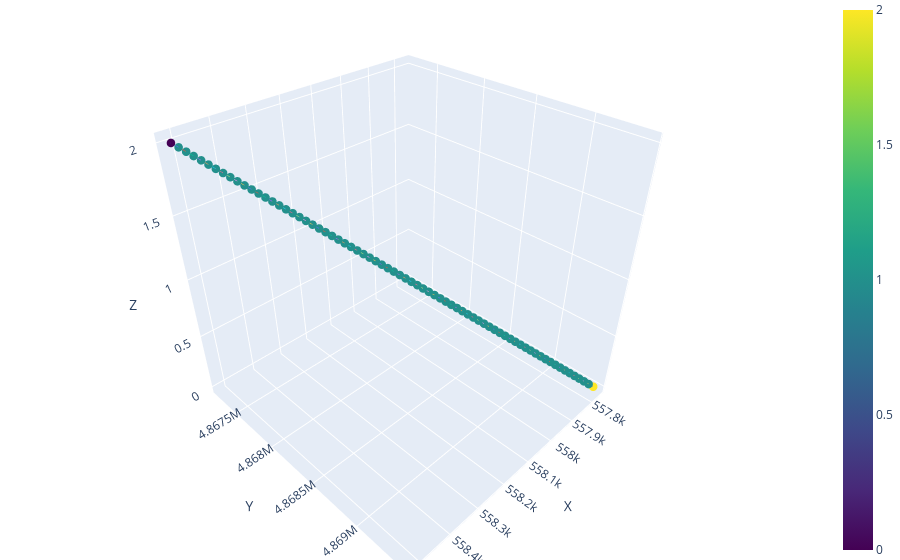

The notebook cell saved with this chart:
### Code cell
edges = pd.DataFrame({'from_id' : [0], 'to_id' : [1]})
nodes, edges = reset_node_ids(nodes, edges)
nodes, edges = densify_edges(nodes, edges, 70)
edges = conduit_lengths(nodes, edges)
edges['dz_dl'] = (edges.z_1 - edges.z_0)/edges.length
plot_3D_network(nodes, edges, node_color = 'type', edge_color = 'dz_dl')

### Figure 1 — Plotly figure (JSON) as saved in the notebook; plotly's stock layout.template omitted (floating-point values rounded to 4 significant figures)
{"data": [{"line": {"color": -0.0008585, "colorscale": [[0, "#440154"], [0.1111, "#482878"], [0.2222, "#3e4989"], [0.3333, "#31688e"], [0.4444, "#26828e"], [0.5556, "#1f9e89"], [0.6667, "#35b779"], [0.7778, "#6ece58"], [0.8889, "#b5de2b"], [1, "#fde725"]], "width": 1}, "mode": "lines", "showlegend": false, "type": "scatter3d", "x": [558515, 558500.0], "y": [4867230, 4867000.0], "z": [2, 1.972]}, {"line": {"color": -0.0008585, "colorscale": [[0, "#440154"], [0.1111, "#482878"], [0.2222, "#3e4989"], [0.3333, "#31688e"], [0.4444, "#26828e"], [0.5556, "#1f9e89"], [0.6667, "#35b779"], [0.7778, "#6ece58"], [0.8889, "#b5de2b"], [1, "#fde725"]], "width": 1}, "mode": "lines", "showlegend": false, "type": "scatter3d", "x": [558500.0, 558500.0], "y": [4867000.0, 4867000.0], "z": [1.972, 1.944]}, {"line": {"color": -0.0008585, "colorscale": [[0, "#440154"], [0.1111, "#482878"], [0.2222, "#3e4989"], [0.3333, "#31688e"], [0.4444, "#26828e"], [0.5556, "#1f9e89"], [0.6667, "#35b779"], [0.7778, "#6ece58"], [0.8889, "#b5de2b"], [1, "#fde725"]], "width": 1}, "mode": "lines", "showlegend": false, "type": "scatter3d", "x": [558500.0, 558500.0], "y": [4867000.0, 4867000.0], "z": [1.944, 1.915]}, {"line": {"color": -0.0008585, "colorscale": [[0, "#440154"], [0.1111, "#482878"], [0.2222, "#3e4989"], [0.3333, "#31688e"], [0.4444, "#26828e"], [0.5556, "#1f9e89"], [0.6667, "#35b779"], [0.7778, "#6ece58"], [0.8889, "#b5de2b"], [1, "#fde725"]], "width": 1}, "mode": "lines", "showlegend": false, "type": "scatter3d", "x": [558500.0, 558500.0], "y": [4867000.0, 4867000.0], "z": [1.915, 1.887]}, {"line": {"color": -0.0008585, "colorscale": [[0, "#440154"], [0.1111, "#482878"], [0.2222, "#3e4989"], [0.3333, "#31688e"], [0.4444, "#26828e"], [0.5556, "#1f9e89"], [0.6667, "#35b779"], [0.7778, "#6ece58"], [0.8889, "#b5de2b"], [1, "#fde725"]], "width": 1}, "mode": "lines", "showlegend": false, "type": "scatter3d", "x": [558500.0, 558500.0], "y": [4867000.0, 4867000.0], "z": [1.887, 1.859]}, {"line": {"color": -0.0008585, "colorscale": [[0, "#440154"], [0.1111, "#482878"], [0.2222, "#3e4989"], [0.3333, "#31688e"], [0.4444, "#26828e"], [0.5556, "#1f9e89"], [0.6667, "#35b779"], [0.7778, "#6ece58"], [0.8889, "#b5de2b"], [1, "#fde725"]], "width": 1}, "mode": "lines", "showlegend": false, "type": "scatter3d", "x": [558500.0, 558500.0], "y": [4867000.0, 4867000.0], "z": [1.859, 1.831]}, {"line": {"color": -0.0008585, "colorscale": [[0, "#440154"], [0.1111, "#482878"], [0.2222, "#3e4989"], [0.3333, "#31688e"], [0.4444, "#26828e"], [0.5556, "#1f9e89"], [0.6667, "#35b779"], [0.7778, "#6ece58"], [0.8889, "#b5de2b"], [1, "#fde725"]], "width": 1}, "mode": "lines", "showlegend": false, "type": "scatter3d", "x": [558500.0, 558400.0], "y": [4867000.0, 4867000.0], "z": [1.831, 1.803]}, {"line": {"color": -0.0008585, "colorscale": [[0, "#440154"], [0.1111, "#482878"], [0.2222, "#3e4989"], [0.3333, "#31688e"], [0.4444, "#26828e"], [0.5556, "#1f9e89"], [0.6667, "#35b779"], [0.7778, "#6ece58"], [0.8889, "#b5de2b"], [1, "#fde725"]], "width": 1}, "mode": "lines", "showlegend": false, "type": "scatter3d", "x": [558400.0, 558400.0], "y": [4867000.0, 4867000.0], "z": [1.803, 1.775]}, {"line": {"color": -0.0008585, "colorscale": [[0, "#440154"], [0.1111, "#482878"], [0.2222, "#3e4989"], [0.3333, "#31688e"], [0.4444, "#26828e"], [0.5556, "#1f9e89"], [0.6667, "#35b779"], [0.7778, "#6ece58"], [0.8889, "#b5de2b"], [1, "#fde725"]], "width": 1}, "mode": "lines", "showlegend": false, "type": "scatter3d", "x": [558400.0, 558400.0], "y": [4867000.0, 4868000.0], "z": [1.775, 1.746]}, {"line": {"color": -0.0008585, "colorscale": [[0, "#440154"], [0.1111, "#482878"], [0.2222, "#3e4989"], [0.3333, "#31688e"], [0.4444, "#26828e"], [0.5556, "#1f9e89"], [0.6667, "#35b779"], [0.7778, "#6ece58"], [0.8889, "#b5de2b"], [1, "#fde725"]], "width": 1}, "mode": "lines", "showlegend": false, "type": "scatter3d", "x": [558400.0, 558400.0], "y": [4868000.0, 4868000.0], "z": [1.746, 1.718]}, {"line": {"color": -0.0008585, "colorscale": [[0, "#440154"], [0.1111, "#482878"], [0.2222, "#3e4989"], [0.3333, "#31688e"], [0.4444, "#26828e"], [0.5556, "#1f9e89"], [0.6667, "#35b779"], [0.7778, "#6ece58"], [0.8889, "#b5de2b"], [1, "#fde725"]], "width": 1}, "mode": "lines", "showlegend": false, "type": "scatter3d", "x": [558400.0, 558400.0], "y": [4868000.0, 4868000.0], "z": [1.718, 1.69]}, {"line": {"color": -0.0008585, "colorscale": [[0, "#440154"], [0.1111, "#482878"], [0.2222, "#3e4989"], [0.3333, "#31688e"], [0.4444, "#26828e"], [0.5556, "#1f9e89"], [0.6667, "#35b779"], [0.7778, "#6ece58"], [0.8889, "#b5de2b"], [1, "#fde725"]], "width": 1}, "mode": "lines", "showlegend": false, "type": "scatter3d", "x": [558400.0, 558400.0], "y": [4868000.0, 4868000.0], "z": [1.69, 1.662]}, {"line": {"color": -0.0008585, "colorscale": [[0, "#440154"], [0.1111, "#482878"], [0.2222, "#3e4989"], [0.3333, "#31688e"], [0.4444, "#26828e"], [0.5556, "#1f9e89"], [0.6667, "#35b779"], [0.7778, "#6ece58"], [0.8889, "#b5de2b"], [1, "#fde725"]], "width": 1}, "mode": "lines", "showlegend": false, "type": "scatter3d", "x": [558400.0, 558400.0], "y": [4868000.0, 4868000.0], "z": [1.662, 1.634]}, {"line": {"color": -0.0008585, "colorscale": [[0, "#440154"], [0.1111, "#482878"], [0.2222, "#3e4989"], [0.3333, "#31688e"], [0.4444, "#26828e"], [0.5556, "#1f9e89"], [0.6667, "#35b779"], [0.7778, "#6ece58"], [0.8889, "#b5de2b"], [1, "#fde725"]], "width": 1}, "mode": "lines", "showlegend": false, "type": "scatter3d", "x": [558400.0, 558400.0], "y": [4868000.0, 4868000.0], "z": [1.634, 1.606]}, {"line": {"color": -0.0008585, "colorscale": [[0, "#440154"], [0.1111, "#482878"], [0.2222, "#3e4989"], [0.3333, "#31688e"], [0.4444, "#26828e"], [0.5556, "#1f9e89"], [0.6667, "#35b779"], [0.7778, "#6ece58"], [0.8889, "#b5de2b"], [1, "#fde725"]], "width": 1}, "mode": "lines", "showlegend": false, "type": "scatter3d", "x": [558400.0, 558400.0], "y": [4868000.0, 4868000.0], "z": [1.606, 1.577]}, {"line": {"color": -0.0008585, "colorscale": [[0, "#440154"], [0.1111, "#482878"], [0.2222, "#3e4989"], [0.3333, "#31688e"], [0.4444, "#26828e"], [0.5556, "#1f9e89"], [0.6667, "#35b779"], [0.7778, "#6ece58"], [0.8889, "#b5de2b"], [1, "#fde725"]], "width": 1}, "mode": "lines", "showlegend": false, "type": "scatter3d", "x": [558400.0, 558300.0], "y": [4868000.0, 4868000.0], "z": [1.577, 1.549]}, {"line": {"color": -0.0008585, "colorscale": [[0, "#440154"], [0.1111, "#482878"], [0.2222, "#3e4989"], [0.3333, "#31688e"], [0.4444, "#26828e"], [0.5556, "#1f9e89"], [0.6667, "#35b779"], [0.7778, "#6ece58"], [0.8889, "#b5de2b"], [1, "#fde725"]], "width": 1}, "mode": "lines", "showlegend": false, "type": "scatter3d", "x": [558300.0, 558300.0], "y": [4868000.0, 4868000.0], "z": [1.549, 1.521]}, {"line": {"color": -0.0008585, "colorscale": [[0, "#440154"], [0.1111, "#482878"], [0.2222, "#3e4989"], [0.3333, "#31688e"], [0.4444, "#26828e"], [0.5556, "#1f9e89"], [0.6667, "#35b779"], [0.7778, "#6ece58"], [0.8889, "#b5de2b"], [1, "#fde725"]], "width": 1}, "mode": "lines", "showlegend": false, "type": "scatter3d", "x": [558300.0, 558300.0], "y": [4868000.0, 4868000.0], "z": [1.521, 1.493]}, {"line": {"color": -0.0008585, "colorscale": [[0, "#440154"], [0.1111, "#482878"], [0.2222, "#3e4989"], [0.3333, "#31688e"], [0.4444, "#26828e"], [0.5556, "#1f9e89"], [0.6667, "#35b779"], [0.7778, "#6ece58"], [0.8889, "#b5de2b"], [1, "#fde725"]], "width": 1}, "mode": "lines", "showlegend": false, "type": "scatter3d", "x": [558300.0, 558300.0], "y": [4868000.0, 4868000.0], "z": [1.493, 1.465]}, {"line": {"color": -0.0008585, "colorscale": [[0, "#440154"], [0.1111, "#482878"], [0.2222, "#3e4989"], [0.3333, "#31688e"], [0.4444, "#26828e"], [0.5556, "#1f9e89"], [0.6667, "#35b779"], [0.7778, "#6ece58"], [0.8889, "#b5de2b"], [1, "#fde725"]], "width": 1}, "mode": "lines", "showlegend": false, "type": "scatter3d", "x": [558300.0, 558300.0], "y": [4868000.0, 4868000.0], "z": [1.465, 1.437]}, {"line": {"color": -0.0008585, "colorscale": [[0, "#440154"], [0.1111, "#482878"], [0.2222, "#3e4989"], [0.3333, "#31688e"], [0.4444, "#26828e"], [0.5556, "#1f9e89"], [0.6667, "#35b779"], [0.7778, "#6ece58"], [0.8889, "#b5de2b"], [1, "#fde725"]], "width": 1}, "mode": "lines", "showlegend": false, "type": "scatter3d", "x": [558300.0, 558300.0], "y": [4868000.0, 4868000.0], "z": [1.437, 1.408]}, {"line": {"color": -0.0008585, "colorscale": [[0, "#440154"], [0.1111, "#482878"], [0.2222, "#3e4989"], [0.3333, "#31688e"], [0.4444, "#26828e"], [0.5556, "#1f9e89"], [0.6667, "#35b779"], [0.7778, "#6ece58"], [0.8889, "#b5de2b"], [1, "#fde725"]], "width": 1}, "mode": "lines", "showlegend": false, "type": "scatter3d", "x": [558300.0, 558300.0], "y": [4868000.0, 4868000.0], "z": [1.408, 1.38]}, {"line": {"color": -0.0008585, "colorscale": [[0, "#440154"], [0.1111, "#482878"], [0.2222, "#3e4989"], [0.3333, "#31688e"], [0.4444, "#26828e"], [0.5556, "#1f9e89"], [0.6667, "#35b779"], [0.7778, "#6ece58"], [0.8889, "#b5de2b"], [1, "#fde725"]], "width": 1}, "mode": "lines", "showlegend": false, "type": "scatter3d", "x": [558300.0, 558300.0], "y": [4868000.0, 4868000.0], "z": [1.38, 1.352]}, {"line": {"color": -0.0008585, "colorscale": [[0, "#440154"], [0.1111, "#482878"], [0.2222, "#3e4989"], [0.3333, "#31688e"], [0.4444, "#26828e"], [0.5556, "#1f9e89"], [0.6667, "#35b779"], [0.7778, "#6ece58"], [0.8889, "#b5de2b"], [1, "#fde725"]], "width": 1}, "mode": "lines", "showlegend": false, "type": "scatter3d", "x": [558300.0, 558300.0], "y": [4868000.0, 4868000.0], "z": [1.352, 1.324]}, {"line": {"color": -0.0008585, "colorscale": [[0, "#440154"], [0.1111, "#482878"], [0.2222, "#3e4989"], [0.3333, "#31688e"], [0.4444, "#26828e"], [0.5556, "#1f9e89"], [0.6667, "#35b779"], [0.7778, "#6ece58"], [0.8889, "#b5de2b"], [1, "#fde725"]], "width": 1}, "mode": "lines", "showlegend": false, "type": "scatter3d", "x": [558300.0, 558300.0], "y": [4868000.0, 4868000.0], "z": [1.324, 1.296]}, {"line": {"color": -0.0008585, "colorscale": [[0, "#440154"], [0.1111, "#482878"], [0.2222, "#3e4989"], [0.3333, "#31688e"], [0.4444, "#26828e"], [0.5556, "#1f9e89"], [0.6667, "#35b779"], [0.7778, "#6ece58"], [0.8889, "#b5de2b"], [1, "#fde725"]], "width": 1}, "mode": "lines", "showlegend": false, "type": "scatter3d", "x": [558300.0, 558200.0], "y": [4868000.0, 4868000.0], "z": [1.296, 1.268]}, {"line": {"color": -0.0008585, "colorscale": [[0, "#440154"], [0.1111, "#482878"], [0.2222, "#3e4989"], [0.3333, "#31688e"], [0.4444, "#26828e"], [0.5556, "#1f9e89"], [0.6667, "#35b779"], [0.7778, "#6ece58"], [0.8889, "#b5de2b"], [1, "#fde725"]], "width": 1}, "mode": "lines", "showlegend": false, "type": "scatter3d", "x": [558200.0, 558200.0], "y": [4868000.0, 4868000.0], "z": [1.268, 1.239]}, {"line": {"color": -0.0008585, "colorscale": [[0, "#440154"], [0.1111, "#482878"], [0.2222, "#3e4989"], [0.3333, "#31688e"], [0.4444, "#26828e"], [0.5556, "#1f9e89"], [0.6667, "#35b779"], [0.7778, "#6ece58"], [0.8889, "#b5de2b"], [1, "#fde725"]], "width": 1}, "mode": "lines", "showlegend": false, "type": "scatter3d", "x": [558200.0, 558200.0], "y": [4868000.0, 4868000.0], "z": [1.239, 1.211]}, {"line": {"color": -0.0008585, "colorscale": [[0, "#440154"], [0.1111, "#482878"], [0.2222, "#3e4989"], [0.3333, "#31688e"], [0.4444, "#26828e"], [0.5556, "#1f9e89"], [0.6667, "#35b779"], [0.7778, "#6ece58"], [0.8889, "#b5de2b"], [1, "#fde725"]], "width": 1}, "mode": "lines", "showlegend": false, "type": "scatter3d", "x": [558200.0, 558200.0], "y": [4868000.0, 4868000.0], "z": [1.211, 1.183]}, {"line": {"color": -0.0008585, "colorscale": [[0, "#440154"], [0.1111, "#482878"], [0.2222, "#3e4989"], [0.3333, "#31688e"], [0.4444, "#26828e"], [0.5556, "#1f9e89"], [0.6667, "#35b779"], [0.7778, "#6ece58"], [0.8889, "#b5de2b"], [1, "#fde725"]], "width": 1}, "mode": "lines", "showlegend": false, "type": "scatter3d", "x": [558200.0, 558200.0], "y": [4868000.0, 4868000.0], "z": [1.183, 1.155]}, {"line": {"color": -0.0008585, "colorscale": [[0, "#440154"], [0.1111, "#482878"], [0.2222, "#3e4989"], [0.3333, "#31688e"], [0.4444, "#26828e"], [0.5556, "#1f9e89"], [0.6667, "#35b779"], [0.7778, "#6ece58"], [0.8889, "#b5de2b"], [1, "#fde725"]], "width": 1}, "mode": "lines", "showlegend": false, "type": "scatter3d", "x": [558200.0, 558200.0], "y": [4868000.0, 4868000.0], "z": [1.155, 1.127]}, {"line": {"color": -0.0008585, "colorscale": [[0, "#440154"], [0.1111, "#482878"], [0.2222, "#3e4989"], [0.3333, "#31688e"], [0.4444, "#26828e"], [0.5556, "#1f9e89"], [0.6667, "#35b779"], [0.7778, "#6ece58"], [0.8889, "#b5de2b"], [1, "#fde725"]], "width": 1}, "mode": "lines", "showlegend": false, "type": "scatter3d", "x": [558200.0, 558200.0], "y": [4868000.0, 4868000.0], "z": [1.127, 1.099]}, {"line": {"color": -0.0008585, "colorscale": [[0, "#440154"], [0.1111, "#482878"], [0.2222, "#3e4989"], [0.3333, "#31688e"], [0.4444, "#26828e"], [0.5556, "#1f9e89"], [0.6667, "#35b779"], [0.7778, "#6ece58"], [0.8889, "#b5de2b"], [1, "#fde725"]], "width": 1}, "mode": "lines", "showlegend": false, "type": "scatter3d", "x": [558200.0, 558200.0], "y": [4868000.0, 4868000.0], "z": [1.099, 1.07]}, {"line": {"color": -0.0008585, "colorscale": [[0, "#440154"], [0.1111, "#482878"], [0.2222, "#3e4989"], [0.3333, "#31688e"], [0.4444, "#26828e"], [0.5556, "#1f9e89"], [0.6667, "#35b779"], [0.7778, "#6ece58"], [0.8889, "#b5de2b"], [1, "#fde725"]], "width": 1}, "mode": "lines", "showlegend": false, "type": "scatter3d", "x": [558200.0, 558200.0], "y": [4868000.0, 4868000.0], "z": [1.07, 1.042]}, {"line": {"color": -0.0008585, "colorscale": [[0, "#440154"], [0.1111, "#482878"], [0.2222, "#3e4989"], [0.3333, "#31688e"], [0.4444, "#26828e"], [0.5556, "#1f9e89"], [0.6667, "#35b779"], [0.7778, "#6ece58"], [0.8889, "#b5de2b"], [1, "#fde725"]], "width": 1}, "mode": "lines", "showlegend": false, "type": "scatter3d", "x": [558200.0, 558100.0], "y": [4868000.0, 4868000.0], "z": [1.042, 1.014]}, {"line": {"color": -0.0008585, "colorscale": [[0, "#440154"], [0.1111, "#482878"], [0.2222, "#3e4989"], [0.3333, "#31688e"], [0.4444, "#26828e"], [0.5556, "#1f9e89"], [0.6667, "#35b779"], [0.7778, "#6ece58"], [0.8889, "#b5de2b"], [1, "#fde725"]], "width": 1}, "mode": "lines", "showlegend": false, "type": "scatter3d", "x": [558100.0, 558100.0], "y": [4868000.0, 4868000.0], "z": [1.014, 0.9859]}, {"line": {"color": -0.0008585, "colorscale": [[0, "#440154"], [0.1111, "#482878"], [0.2222, "#3e4989"], [0.3333, "#31688e"], [0.4444, "#26828e"], [0.5556, "#1f9e89"], [0.6667, "#35b779"], [0.7778, "#6ece58"], [0.8889, "#b5de2b"], [1, "#fde725"]], "width": 1}, "mode": "lines", "showlegend": false, "type": "scatter3d", "x": [558100.0, 558100.0], "y": [4868000.0, 4868000.0], "z": [0.9859, 0.9577]}, {"line": {"color": -0.0008585, "colorscale": [[0, "#440154"], [0.1111, "#482878"], [0.2222, "#3e4989"], [0.3333, "#31688e"], [0.4444, "#26828e"], [0.5556, "#1f9e89"], [0.6667, "#35b779"], [0.7778, "#6ece58"], [0.8889, "#b5de2b"], [1, "#fde725"]], "width": 1}, "mode": "lines", "showlegend": false, "type": "scatter3d", "x": [558100.0, 558100.0], "y": [4868000.0, 4868000.0], "z": [0.9577, 0.9296]}, {"line": {"color": -0.0008585, "colorscale": [[0, "#440154"], [0.1111, "#482878"], [0.2222, "#3e4989"], [0.3333, "#31688e"], [0.4444, "#26828e"], [0.5556, "#1f9e89"], [0.6667, "#35b779"], [0.7778, "#6ece58"], [0.8889, "#b5de2b"], [1, "#fde725"]], "width": 1}, "mode": "lines", "showlegend": false, "type": "scatter3d", "x": [558100.0, 558100.0], "y": [4868000.0, 4868000.0], "z": [0.9296, 0.9014]}, {"line": {"color": -0.0008585, "colorscale": [[0, "#440154"], [0.1111, "#482878"], [0.2222, "#3e4989"], [0.3333, "#31688e"], [0.4444, "#26828e"], [0.5556, "#1f9e89"], [0.6667, "#35b779"], [0.7778, "#6ece58"], [0.8889, "#b5de2b"], [1, "#fde725"]], "width": 1}, "mode": "lines", "showlegend": false, "type": "scatter3d", "x": [558100.0, 558100.0], "y": [4868000.0, 4868000.0], "z": [0.9014, 0.8732]}, {"line": {"color": -0.0008585, "colorscale": [[0, "#440154"], [0.1111, "#482878"], [0.2222, "#3e4989"], [0.3333, "#31688e"], [0.4444, "#26828e"], [0.5556, "#1f9e89"], [0.6667, "#35b779"], [0.7778, "#6ece58"], [0.8889, "#b5de2b"], [1, "#fde725"]], "width": 1}, "mode": "lines", "showlegend": false, "type": "scatter3d", "x": [558100.0, 558100.0], "y": [4868000.0, 4869000.0], "z": [0.8732, 0.8451]}, {"line": {"color": -0.0008585, "colorscale": [[0, "#440154"], [0.1111, "#482878"], [0.2222, "#3e4989"], [0.3333, "#31688e"], [0.4444, "#26828e"], [0.5556, "#1f9e89"], [0.6667, "#35b779"], [0.7778, "#6ece58"], [0.8889, "#b5de2b"], [1, "#fde725"]], "width": 1}, "mode": "lines", "showlegend": false, "type": "scatter3d", "x": [558100.0, 558100.0], "y": [4869000.0, 4869000.0], "z": [0.8451, 0.8169]}, {"line": {"color": -0.0008585, "colorscale": [[0, "#440154"], [0.1111, "#482878"], [0.2222, "#3e4989"], [0.3333, "#31688e"], [0.4444, "#26828e"], [0.5556, "#1f9e89"], [0.6667, "#35b779"], [0.7778, "#6ece58"], [0.8889, "#b5de2b"], [1, "#fde725"]], "width": 1}, "mode": "lines", "showlegend": false, "type": "scatter3d", "x": [558100.0, 558100.0], "y": [4869000.0, 4869000.0], "z": [0.8169, 0.7887]}, {"line": {"color": -0.0008585, "colorscale": [[0, "#440154"], [0.1111, "#482878"], [0.2222, "#3e4989"], [0.3333, "#31688e"], [0.4444, "#26828e"], [0.5556, "#1f9e89"], [0.6667, "#35b779"], [0.7778, "#6ece58"], [0.8889, "#b5de2b"], [1, "#fde725"]], "width": 1}, "mode": "lines", "showlegend": false, "type": "scatter3d", "x": [558100.0, 558100.0], "y": [4869000.0, 4869000.0], "z": [0.7887, 0.7606]}, {"line": {"color": -0.0008585, "colorscale": [[0, "#440154"], [0.1111, "#482878"], [0.2222, "#3e4989"], [0.3333, "#31688e"], [0.4444, "#26828e"], [0.5556, "#1f9e89"], [0.6667, "#35b779"], [0.7778, "#6ece58"], [0.8889, "#b5de2b"], [1, "#fde725"]], "width": 1}, "mode": "lines", "showlegend": false, "type": "scatter3d", "x": [558100.0, 558000.0], "y": [4869000.0, 4869000.0], "z": [0.7606, 0.7324]}, {"line": {"color": -0.0008585, "colorscale": [[0, "#440154"], [0.1111, "#482878"], [0.2222, "#3e4989"], [0.3333, "#31688e"], [0.4444, "#26828e"], [0.5556, "#1f9e89"], [0.6667, "#35b779"], [0.7778, "#6ece58"], [0.8889, "#b5de2b"], [1, "#fde725"]], "width": 1}, "mode": "lines", "showlegend": false, "type": "scatter3d", "x": [558000.0, 558000.0], "y": [4869000.0, 4869000.0], "z": [0.7324, 0.7042]}, {"line": {"color": -0.0008585, "colorscale": [[0, "#440154"], [0.1111, "#482878"], [0.2222, "#3e4989"], [0.3333, "#31688e"], [0.4444, "#26828e"], [0.5556, "#1f9e89"], [0.6667, "#35b779"], [0.7778, "#6ece58"], [0.8889, "#b5de2b"], [1, "#fde725"]], "width": 1}, "mode": "lines", "showlegend": false, "type": "scatter3d", "x": [558000.0, 558000.0], "y": [4869000.0, 4869000.0], "z": [0.7042, 0.6761]}, {"line": {"color": -0.0008585, "colorscale": [[0, "#440154"], [0.1111, "#482878"], [0.2222, "#3e4989"], [0.3333, "#31688e"], [0.4444, "#26828e"], [0.5556, "#1f9e89"], [0.6667, "#35b779"], [0.7778, "#6ece58"], [0.8889, "#b5de2b"], [1, "#fde725"]], "width": 1}, "mode": "lines", "showlegend": false, "type": "scatter3d", "x": [558000.0, 558000.0], "y": [4869000.0, 4869000.0], "z": [0.6761, 0.6479]}, {"line": {"color": -0.0008585, "colorscale": [[0, "#440154"], [0.1111, "#482878"], [0.2222, "#3e4989"], [0.3333, "#31688e"], [0.4444, "#26828e"], [0.5556, "#1f9e89"], [0.6667, "#35b779"], [0.7778, "#6ece58"], [0.8889, "#b5de2b"], [1, "#fde725"]], "width": 1}, "mode": "lines", "showlegend": false, "type": "scatter3d", "x": [558000.0, 558000.0], "y": [4869000.0, 4869000.0], "z": [0.6479, 0.6197]}, {"line": {"color": -0.0008585, "colorscale": [[0, "#440154"], [0.1111, "#482878"], [0.2222, "#3e4989"], [0.3333, "#31688e"], [0.4444, "#26828e"], [0.5556, "#1f9e89"], [0.6667, "#35b779"], [0.7778, "#6ece58"], [0.8889, "#b5de2b"], [1, "#fde725"]], "width": 1}, "mode": "lines", "showlegend": false, "type": "scatter3d", "x": [558000.0, 558000.0], "y": [4869000.0, 4869000.0], "z": [0.6197, 0.5915]}, {"line": {"color": -0.0008585, "colorscale": [[0, "#440154"], [0.1111, "#482878"], [0.2222, "#3e4989"], [0.3333, "#31688e"], [0.4444, "#26828e"], [0.5556, "#1f9e89"], [0.6667, "#35b779"], [0.7778, "#6ece58"], [0.8889, "#b5de2b"], [1, "#fde725"]], "width": 1}, "mode": "lines", "showlegend": false, "type": "scatter3d", "x": [558000.0, 558000.0], "y": [4869000.0, 4869000.0], "z": [0.5915, 0.5634]}, {"line": {"color": -0.0008585, "colorscale": [[0, "#440154"], [0.1111, "#482878"], [0.2222, "#3e4989"], [0.3333, "#31688e"], [0.4444, "#26828e"], [0.5556, "#1f9e89"], [0.6667, "#35b779"], [0.7778, "#6ece58"], [0.8889, "#b5de2b"], [1, "#fde725"]], "width": 1}, "mode": "lines", "showlegend": false, "type": "scatter3d", "x": [558000.0, 558000.0], "y": [4869000.0, 4869000.0], "z": [0.5634, 0.5352]}, {"line": {"color": -0.0008585, "colorscale": [[0, "#440154"], [0.1111, "#482878"], [0.2222, "#3e4989"], [0.3333, "#31688e"], [0.4444, "#26828e"], [0.5556, "#1f9e89"], [0.6667, "#35b779"], [0.7778, "#6ece58"], [0.8889, "#b5de2b"], [1, "#fde725"]], "width": 1}, "mode": "lines", "showlegend": false, "type": "scatter3d", "x": [558000.0, 558000.0], "y": [4869000.0, 4869000.0], "z": [0.5352, 0.507]}, {"line": {"color": -0.0008585, "colorscale": [[0, "#440154"], [0.1111, "#482878"], [0.2222, "#3e4989"], [0.3333, "#31688e"], [0.4444, "#26828e"], [0.5556, "#1f9e89"], [0.6667, "#35b779"], [0.7778, "#6ece58"], [0.8889, "#b5de2b"], [1, "#fde725"]], "width": 1}, "mode": "lines", "showlegend": false, "type": "scatter3d", "x": [558000.0, 557900.0], "y": [4869000.0, 4869000.0], "z": [0.507, 0.4789]}, {"line": {"color": -0.0008585, "colorscale": [[0, "#440154"], [0.1111, "#482878"], [0.2222, "#3e4989"], [0.3333, "#31688e"], [0.4444, "#26828e"], [0.5556, "#1f9e89"], [0.6667, "#35b779"], [0.7778, "#6ece58"], [0.8889, "#b5de2b"], [1, "#fde725"]], "width": 1}, "mode": "lines", "showlegend": false, "type": "scatter3d", "x": [557900.0, 557900.0], "y": [4869000.0, 4869000.0], "z": [0.4789, 0.4507]}, {"line": {"color": -0.0008585, "colorscale": [[0, "#440154"], [0.1111, "#482878"], [0.2222, "#3e4989"], [0.3333, "#31688e"], [0.4444, "#26828e"], [0.5556, "#1f9e89"], [0.6667, "#35b779"], [0.7778, "#6ece58"], [0.8889, "#b5de2b"], [1, "#fde725"]], "width": 1}, "mode": "lines", "showlegend": false, "type": "scatter3d", "x": [557900.0, 557900.0], "y": [4869000.0, 4869000.0], "z": [0.4507, 0.4225]}, {"line": {"color": -0.0008585, "colorscale": [[0, "#440154"], [0.1111, "#482878"], [0.2222, "#3e4989"], [0.3333, "#31688e"], [0.4444, "#26828e"], [0.5556, "#1f9e89"], [0.6667, "#35b779"], [0.7778, "#6ece58"], [0.8889, "#b5de2b"], [1, "#fde725"]], "width": 1}, "mode": "lines", "showlegend": false, "type": "scatter3d", "x": [557900.0, 557900.0], "y": [4869000.0, 4869000.0], "z": [0.4225, 0.3944]}, {"line": {"color": -0.0008585, "colorscale": [[0, "#440154"], [0.1111, "#482878"], [0.2222, "#3e4989"], [0.3333, "#31688e"], [0.4444, "#26828e"], [0.5556, "#1f9e89"], [0.6667, "#35b779"], [0.7778, "#6ece58"], [0.8889, "#b5de2b"], [1, "#fde725"]], "width": 1}, "mode": "lines", "showlegend": false, "type": "scatter3d", "x": [557900.0, 557900.0], "y": [4869000.0, 4869000.0], "z": [0.3944, 0.3662]}, {"line": {"color": -0.0008585, "colorscale": [[0, "#440154"], [0.1111, "#482878"], [0.2222, "#3e4989"], [0.3333, "#31688e"], [0.4444, "#26828e"], [0.5556, "#1f9e89"], [0.6667, "#35b779"], [0.7778, "#6ece58"], [0.8889, "#b5de2b"], [1, "#fde725"]], "width": 1}, "mode": "lines", "showlegend": false, "type": "scatter3d", "x": [557900.0, 557900.0], "y": [4869000.0, 4869000.0], "z": [0.3662, 0.338]}, {"line": {"color": -0.0008585, "colorscale": [[0, "#440154"], [0.1111, "#482878"], [0.2222, "#3e4989"], [0.3333, "#31688e"], [0.4444, "#26828e"], [0.5556, "#1f9e89"], [0.6667, "#35b779"], [0.7778, "#6ece58"], [0.8889, "#b5de2b"], [1, "#fde725"]], "width": 1}, "mode": "lines", "showlegend": false, "type": "scatter3d", "x": [557900.0, 557900.0], "y": [4869000.0, 4869000.0], "z": [0.338, 0.3099]}, {"line": {"color": -0.0008585, "colorscale": [[0, "#440154"], [0.1111, "#482878"], [0.2222, "#3e4989"], [0.3333, "#31688e"], [0.4444, "#26828e"], [0.5556, "#1f9e89"], [0.6667, "#35b779"], [0.7778, "#6ece58"], [0.8889, "#b5de2b"], [1, "#fde725"]], "width": 1}, "mode": "lines", "showlegend": false, "type": "scatter3d", "x": [557900.0, 557900.0], "y": [4869000.0, 4869000.0], "z": [0.3099, 0.2817]}, {"line": {"color": -0.0008585, "colorscale": [[0, "#440154"], [0.1111, "#482878"], [0.2222, "#3e4989"], [0.3333, "#31688e"], [0.4444, "#26828e"], [0.5556, "#1f9e89"], [0.6667, "#35b779"], [0.7778, "#6ece58"], [0.8889, "#b5de2b"], [1, "#fde725"]], "width": 1}, "mode": "lines", "showlegend": false, "type": "scatter3d", "x": [557900.0, 557900.0], "y": [4869000.0, 4869000.0], "z": [0.2817, 0.2535]}, {"line": {"color": -0.0008585, "colorscale": [[0, "#440154"], [0.1111, "#482878"], [0.2222, "#3e4989"], [0.3333, "#31688e"], [0.4444, "#26828e"], [0.5556, "#1f9e89"], [0.6667, "#35b779"], [0.7778, "#6ece58"], [0.8889, "#b5de2b"], [1, "#fde725"]], "width": 1}, "mode": "lines", "showlegend": false, "type": "scatter3d", "x": [557900.0, 557900.0], "y": [4869000.0, 4869000.0], "z": [0.2535, 0.2254]}, {"line": {"color": -0.0008585, "colorscale": [[0, "#440154"], [0.1111, "#482878"], [0.2222, "#3e4989"], [0.3333, "#31688e"], [0.4444, "#26828e"], [0.5556, "#1f9e89"], [0.6667, "#35b779"], [0.7778, "#6ece58"], [0.8889, "#b5de2b"], [1, "#fde725"]], "width": 1}, "mode": "lines", "showlegend": false, "type": "scatter3d", "x": [557900.0, 557800.0], "y": [4869000.0, 4869000.0], "z": [0.2254, 0.1972]}, {"line": {"color": -0.0008585, "colorscale": [[0, "#440154"], [0.1111, "#482878"], [0.2222, "#3e4989"], [0.3333, "#31688e"], [0.4444, "#26828e"], [0.5556, "#1f9e89"], [0.6667, "#35b779"], [0.7778, "#6ece58"], [0.8889, "#b5de2b"], [1, "#fde725"]], "width": 1}, "mode": "lines", "showlegend": false, "type": "scatter3d", "x": [557800.0, 557800.0], "y": [4869000.0, 4869000.0], "z": [0.1972, 0.169]}, {"line": {"color": -0.0008585, "colorscale": [[0, "#440154"], [0.1111, "#482878"], [0.2222, "#3e4989"], [0.3333, "#31688e"], [0.4444, "#26828e"], [0.5556, "#1f9e89"], [0.6667, "#35b779"], [0.7778, "#6ece58"], [0.8889, "#b5de2b"], [1, "#fde725"]], "width": 1}, "mode": "lines", "showlegend": false, "type": "scatter3d", "x": [557800.0, 557800.0], "y": [4869000.0, 4869000.0], "z": [0.169, 0.1408]}, {"line": {"color": -0.0008585, "colorscale": [[0, "#440154"], [0.1111, "#482878"], [0.2222, "#3e4989"], [0.3333, "#31688e"], [0.4444, "#26828e"], [0.5556, "#1f9e89"], [0.6667, "#35b779"], [0.7778, "#6ece58"], [0.8889, "#b5de2b"], [1, "#fde725"]], "width": 1}, "mode": "lines", "showlegend": false, "type": "scatter3d", "x": [557800.0, 557800.0], "y": [4869000.0, 4869000.0], "z": [0.1408, 0.1127]}, {"line": {"color": -0.0008585, "colorscale": [[0, "#440154"], [0.1111, "#482878"], [0.2222, "#3e4989"], [0.3333, "#31688e"], [0.4444, "#26828e"], [0.5556, "#1f9e89"], [0.6667, "#35b779"], [0.7778, "#6ece58"], [0.8889, "#b5de2b"], [1, "#fde725"]], "width": 1}, "mode": "lines", "showlegend": false, "type": "scatter3d", "x": [557800.0, 557800.0], "y": [4869000.0, 4869000.0], "z": [0.1127, 0.08451]}, {"line": {"color": -0.0008585, "colorscale": [[0, "#440154"], [0.1111, "#482878"], [0.2222, "#3e4989"], [0.3333, "#31688e"], [0.4444, "#26828e"], [0.5556, "#1f9e89"], [0.6667, "#35b779"], [0.7778, "#6ece58"], [0.8889, "#b5de2b"], [1, "#fde725"]], "width": 1}, "mode": "lines", "showlegend": false, "type": "scatter3d", "x": [557800.0, 557800.0], "y": [4869000.0, 4869000.0], "z": [0.08451, 0.05634]}, {"line": {"color": -0.0008585, "colorscale": [[0, "#440154"], [0.1111, "#482878"], [0.2222, "#3e4989"], [0.3333, "#31688e"], [0.4444, "#26828e"], [0.5556, "#1f9e89"], [0.6667, "#35b779"], [0.7778, "#6ece58"], [0.8889, "#b5de2b"], [1, "#fde725"]], "width": 1}, "mode": "lines", "showlegend": false, "type": "scatter3d", "x": [557800.0, 557800.0], "y": [4869000.0, 4869000.0], "z": [0.05634, 0.02817]}, {"line": {"color": -0.0008585, "colorscale": [[0, "#440154"], [0.1111, "#482878"], [0.2222, "#3e4989"], [0.3333, "#31688e"], [0.4444, "#26828e"], [0.5556, "#1f9e89"], [0.6667, "#35b779"], [0.7778, "#6ece58"], [0.8889, "#b5de2b"], [1, "#fde725"]], "width": 1}, "mode": "lines", "showlegend": false, "type": "scatter3d", "x": [557800.0, 557800.0], "y": [4869000.0, 4869436], "z": [0.02817, 0]}, {"marker": {"color": [0, 2, 1, 1, 1, 1, 1, 1, 1, 1, 1, 1, 1, 1, 1, 1, 1, 1, 1, 1, 1, 1, 1, 1, 1, 1, 1, 1, 1, 1, 1, 1, 1, 1, 1, 1, 1, 1, 1, 1, 1, 1, 1, 1, 1, 1, 1, 1, 1, 1, 1, 1, 1, 1, 1, 1, 1, 1, 1, 1, 1, 1, 1, 1, 1, 1, 1, 1, 1, 1, 1, 1], "colorscale": [[0, "#440154"], [0.1111, "#482878"], [0.2222, "#3e4989"], [0.3333, "#31688e"], [0.4444, "#26828e"], [0.5556, "#1f9e89"], [0.6667, "#35b779"], [0.7778, "#6ece58"], [0.8889, "#b5de2b"], [1, "#fde725"]], "showscale": true, "size": 5}, "mode": "markers", "showlegend": false, "type": "scatter3d", "x": [558515, 557800.0, 558500.0, 558500.0, 558500.0, 558500.0, 558500.0, 558500.0, 558400.0, 558400.0, 558400.0, 558400.0, 558400.0, 558400.0, 558400.0, 558400.0, 558400.0, 558300.0, 558300.0, 558300.0, 558300.0, 558300.0, 558300.0, 558300.0, 558300.0, 558300.0, 558300.0, 558200.0, 558200.0, 558200.0, 558200.0, 558200.0, 558200.0, 558200.0, 558200.0, 558200.0, 558100.0, 558100.0, 558100.0, 558100.0, 558100.0, 558100.0, 558100.0, 558100.0, 558100.0, 558100.0, 558000.0, 558000.0, 558000.0, 558000.0, 558000.0, 558000.0, 558000.0, 558000.0, 558000.0, 557900.0, 557900.0, 557900.0, 557900.0, 557900.0, 557900.0, 557900.0, 557900.0, 557900.0, 557900.0, 557800.0, 557800.0, 557800.0, 557800.0, 557800.0, 557800.0, 557800.0], "y": [4867230, 4869436, 4867000.0, 4867000.0, 4867000.0, 4867000.0, 4867000.0, 4867000.0, 4867000.0, 4867000.0, 4868000.0, 4868000.0, 4868000.0, 4868000.0, 4868000.0, 4868000.0, 4868000.0, 4868000.0, 4868000.0, 4868000.0, 4868000.0, 4868000.0, 4868000.0, 4868000.0, 4868000.0, 4868000.0, 4868000.0, 4868000.0, 4868000.0, 4868000.0, 4868000.0, 4868000.0, 4868000.0, 4868000.0, 4868000.0, 4868000.0, 4868000.0, 4868000.0, 4868000.0, 4868000.0, 4868000.0, 4868000.0, 4869000.0, 4869000.0, 4869000.0, 4869000.0, 4869000.0, 4869000.0, 4869000.0, 4869000.0, 4869000.0, 4869000.0, 4869000.0, 4869000.0, 4869000.0, 4869000.0, 4869000.0, 4869000.0, 4869000.0, 4869000.0, 4869000.0, 4869000.0, 4869000.0, 4869000.0, 4869000.0, 4869000.0, 4869000.0, 4869000.0, 4869000.0, 4869000.0, 4869000.0, 4869000.0], "z": [2, 0, 1.972, 1.944, 1.915, 1.887, 1.859, 1.831, 1.803, 1.775, 1.746, 1.718, 1.69, 1.662, 1.634, 1.606, 1.577, 1.549, 1.521, 1.493, 1.465, 1.437, 1.408, 1.38, 1.352, 1.324, 1.296, 1.268, 1.239, 1.211, 1.183, 1.155, 1.127, 1.099, 1.07, 1.042, 1.014, 0.9859, 0.9577, 0.9296, 0.9014, 0.8732, 0.8451, 0.8169, 0.7887, 0.7606, 0.7324, 0.7042, 0.6761, 0.6479, 0.6197, 0.5915, 0.5634, 0.5352, 0.507, 0.4789, 0.4507, 0.4225, 0.3944, 0.3662, 0.338, 0.3099, 0.2817, 0.2535, 0.2254, 0.1972, 0.169, 0.1408, 0.1127, 0.08451, 0.05634, 0.02817]}], "layout": {"margin": {"b": 0, "l": 0, "r": 0, "t": 0}, "scene": {"xaxis": {"title": {"text": "X"}}, "yaxis": {"title": {"text": "Y"}}, "zaxis": {"title": {"text": "Z"}}}}}
